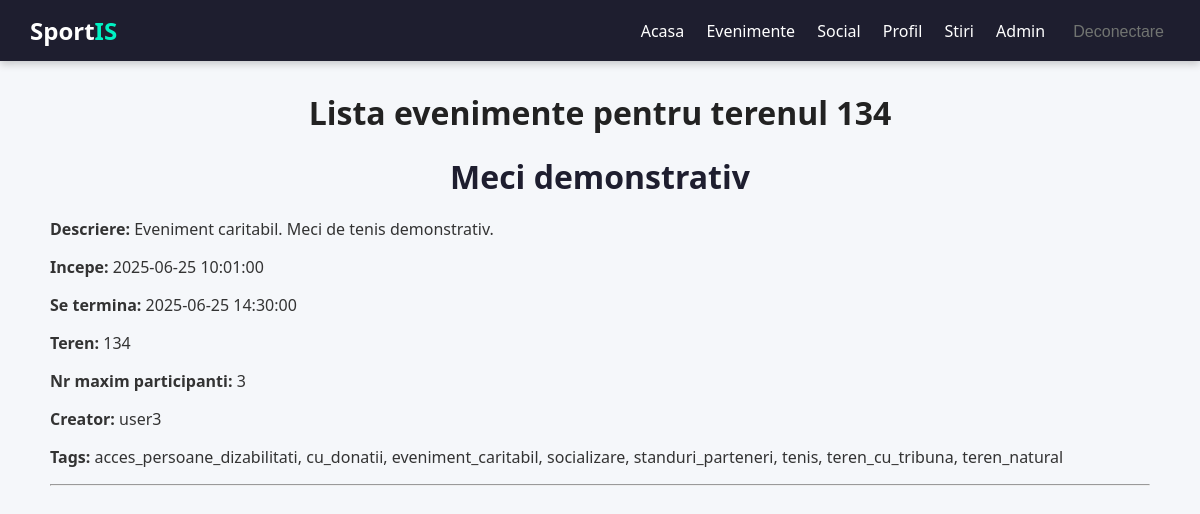
The app's page /event/viewField/134 (signed in) with its own data.
### tables this page shows
CREATE TABLE `events` (
  `id` int(11) NOT NULL AUTO_INCREMENT,
  `name` varchar(100) NOT NULL,
  `creator_id` int(11) NOT NULL,
  `field_id` int(11) NOT NULL,
  `max_participants` int(11) NOT NULL,
  `event_time_start` datetime NOT NULL,
  `event_time_end` datetime DEFAULT NULL,
  `description` text DEFAULT NULL,
  PRIMARY KEY (`id`),
  KEY `creator_id` (`creator_id`),
  KEY `field_id` (`field_id`)
);

### app/core/Controller.php (called while the page is built, shortened)
<?php
class Controller
{
    public function model($model)
    {
        return new $model();
    }
    public function view($view, $data = []){
        extract($data);
        require_once __DIR__ . '/../views/' . $view . '.php';
    }
}

### app/controllers/event.php (called while the page is built, shortened)
<?php
require_once __DIR__ . '/../models/EventModel.php';
class Event extends Controller
{
    private $tagModel;
    private $userModel;
    public function __construct() {
        $this->tagModel = $this->model('Tag');
        $this->userModel = $this->model('User');
    }
    public function viewField($fieldId) {
        $events = EventModel::findEventsByFieldId($fieldId);
        $tags = $this->tagModel->getTagsForField($fieldId);
        $eventTags = [];
        if(!empty($tags)){
            foreach ($tags as $tag) {
                if($tag != null)
                    $eventTags[$tag['event_id']][] = $tag['name'];
                else continue;
            }
        }
        for( $i = 0; $i < count($events); $i++ ) {
            $creator = $this->userModel->findById($events[$i]['creator_id']);
            $events[$i]['creator_username'] = $creator['username'] ?? 'Necunoscut';
        }
        $this->view("event/viewField", ["events" => $events, "fieldId" => $fieldId, "eventTags" => $eventTags, "title" => "Lista evenimente pentru terenul $fieldId"]);
    }
}

### app/core/App.php (called while the page is built, shortened)
<?php
require_once __DIR__ . '/Config.php';
require_once __DIR__ . '/../services/DatabaseService.php';
class App{
    protected $method = 'index';
    public function __construct(){
        $url = $this->parseUrl();
        if(isset($url[0]))
        if(file_exists(__DIR__ . '/../controllers/'. $url[0] . '.php' )){
            unset($url[0]);
        }
        $this->controller = new $this->controller;
        if(isset($url[1]))
        {
            if(method_exists($this->controller, $url[1]))
            {
                $this->method = $url[1];
                unset($url[1]);
            }
        }
        $this->params = $url ? array_values($url) : [];
        call_user_func_array([$this->controller, $this->method], $this->params);
    }
    public function parseUrl(){
        if(isset($_GET['url'])){
            return $url = explode('/', filter_var(rtrim($_GET['url'], '/'), FILTER_SANITIZE_URL));
        }
    }
}
?>

### public/index.php (called while the page is built, shortened)
<?php
$app = new App();

### app/core/Config.php (called while the page is built, shortened)
<?php
class Config
{
    private static $data = [];
    public static function get(string $key, $default = null)
    {
        $val = $_ENV[$key] ?? getenv($key) ?? self::$data[$key] ?? null;
        if ($val !== false && $val !== null && $val !== '') {
            return $val;
        }
        return $default;
    }
}

### app/services/DatabaseService.php (called while the page is built, shortened)
<?php
class DatabaseService {
    private static $conn;
    public static function load()
    {
        $servername = Config::get('MYSQL_SERVER', '127.0.0.1');
        $username = Config::get('MYSQL_USER', 'root');
        $password = Config::get('MYSQL_PASSWORD', '');
        $dbname = Config::get('MYSQL_DB', 'sportis');
        $port = (int) Config::get('MYSQL_PORT', 3306);
        $useSsl = Config::get('MYSQL_SSL', false) || $port === 4000;
        if ($useSsl) {
            self::$conn = mysqli_init();
            self::$conn->ssl_set(null, null, null, null, null);
            if (!@self::$conn->real_connect($servername, $username, $password, $dbname, $port, null, MYSQLI_CLIENT_SSL)) {
                die("Database connection failed: " . self::$conn->connect_error);
            }
        } else {
            self::$conn = new mysqli($servername, $username, $password, $dbname, $port);
        }
        self::$conn->set_charset("utf8mb4");
    }
    public static function runSelect($sql, ...$vars) {
        $rows = null;
        $result = self::$conn->execute_query($sql, $vars);
        if ($result->num_rows > 0) {
            $rows = $result->fetch_all(MYSQLI_ASSOC);
        }
        return $rows;
    }
}

### app/models/EventModel.php (called while the page is built, shortened)
<?php
class EventModel
{
    public static function findEventsByFieldId($fieldId)
    {
        $eventsData = DatabaseService::runSelect(
            "SELECT * FROM events WHERE field_id = ?", $fieldId
        );
        return $eventsData;
    }
}

### app/models/User.php (called while the page is built, shortened)
<?php
class User
{
    public function findById($userId)
    {
        $user = DatabaseService::runSelect(
            "SELECT * FROM users WHERE id = ? LIMIT 1", $userId
        );
        return $user != null ? $user[0] : null;
    }
}

### app/models/Tag.php (called while the page is built, shortened)
<?php
class Tag
{
    public function getTagsForField($fieldId) {
        return DatabaseService::runSelect(
            "SELECT et.event_id, t.name
             FROM event_tags et
             JOIN tags t ON et.tag_id = t.id
             WHERE et.event_id IN (SELECT id FROM events WHERE field_id = ?)",
            (int)$fieldId
        );
    }
}

### app/views/event/viewField.php (the view, shortened to what this page needs)
<!DOCTYPE html>
<html lang="ro">
<head>
    <link rel="stylesheet" href="<?php echo Config::get('APP_URL'); ?>/css/MainStyle.css">
</head>
<body>
    <?php include_once __DIR__ . '/../partials/navBar.php'; ?>
    <div class="container">
     <h1><?= $title; ?></h1>
    <?php foreach ($events as $event): ?>
        <h1><a style="text-decoration: none; color: #1e1e2f;" href="../viewEvent/<?= $event['id'] ?>"><?= htmlspecialchars($event['name']) ?></a></h1>
        <p><strong>Descriere:</strong> <?= htmlspecialchars($event['description']) ?></p>
        <p><strong>Incepe:</strong> <?= $event['event_time_start'] ?></p>
        <p><strong>Se termina:</strong> <?= $event['event_time_end'] ?></p>
        <p><strong>Teren:</strong> <?= $fieldId ?></p>
        <p><strong>Nr maxim participanti:</strong> <?= $event["max_participants"] ?></p>
        <p><strong>Creator:</strong> <?= $event['creator_username'] ?></p>
        <p><strong>Tags:</strong>
            <?php
            $tags = $eventTags[$event['id']] ?? [];
            echo implode(", ", array_map('htmlspecialchars', $tags));
            ?>
        </p>
        <hr>
    <?php endforeach; ?>
</div>
</body>
</html>

### public/css/MainStyle.css (style rules this page uses)
body { margin: 0; padding: 0; font-family: 'Segoe UI', sans-serif; background-color: #f5f7fa; color: #333; }
.container { max-width: 1100px; margin: 30px auto; padding: 0 20px; }
.container h1 { margin-bottom: 20px; color: #222; font-size: 32px; font-weight: 600; text-align: center; }

### records on screen
events: name "Meci demonstrativ", description "Eveniment caritabil. Meci de tenis demonstrativ.", event_time_start "2025-06-25 10:01:00", event_time_end "2025-06-25 14:30:00", max_participants "3", creator_username "user3", id "acces_persoane_dizabilitati, cu_donatii, eveniment_caritabil, socializare, standuri_parteneri, tenis, teren_cu_tribuna, teren_natural"

### other values on screen
$title "Lista evenimente pentru terenul 134"
